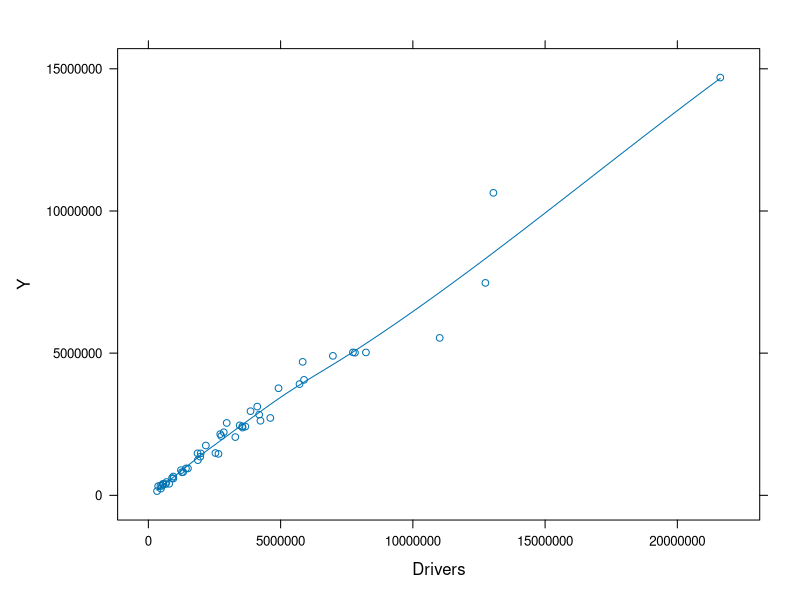
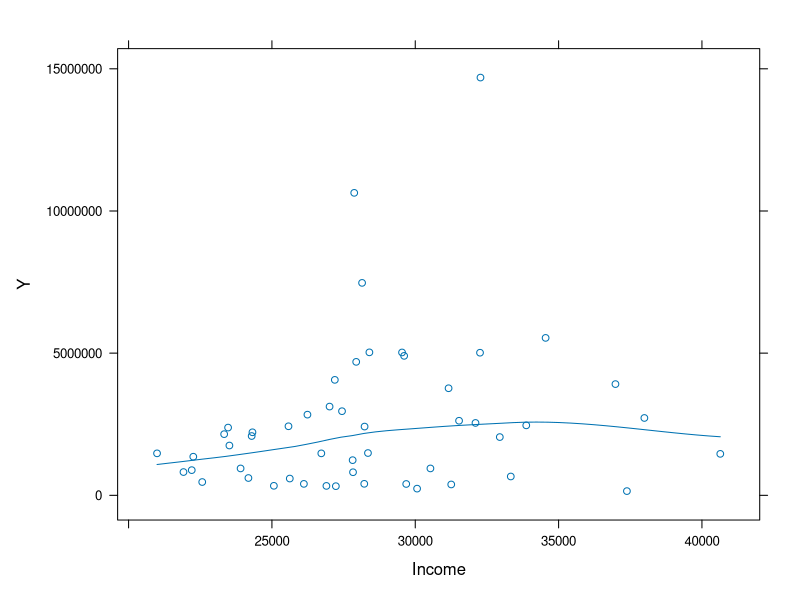
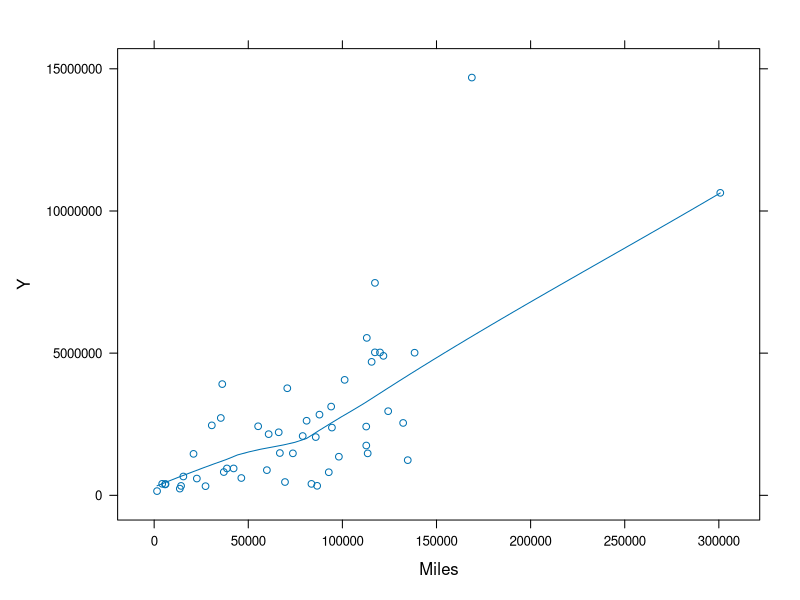
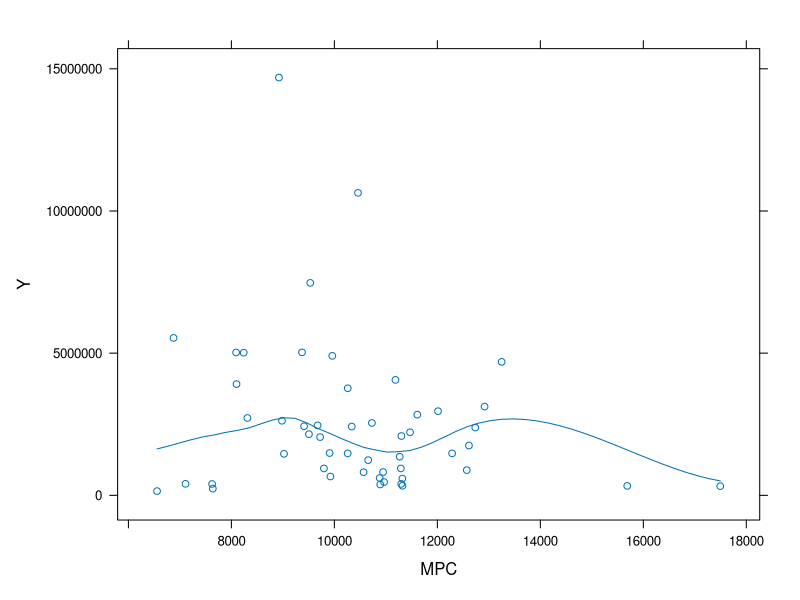
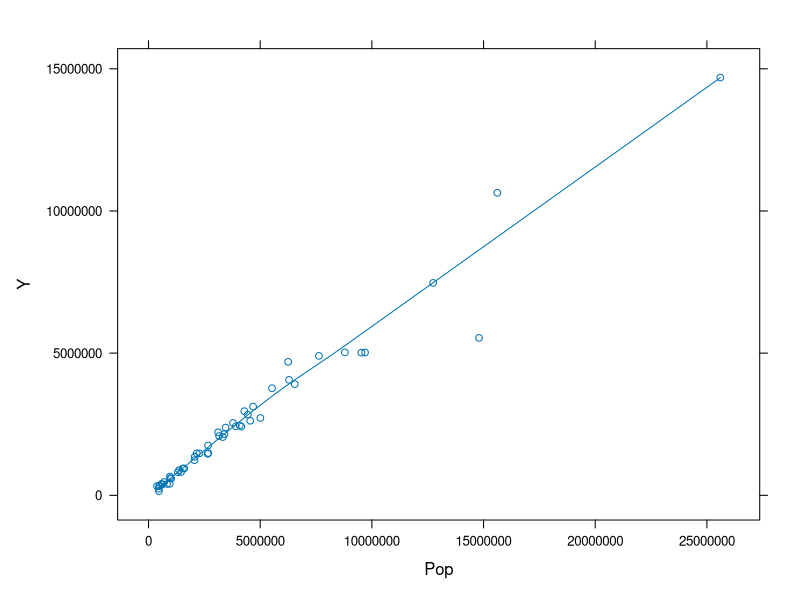
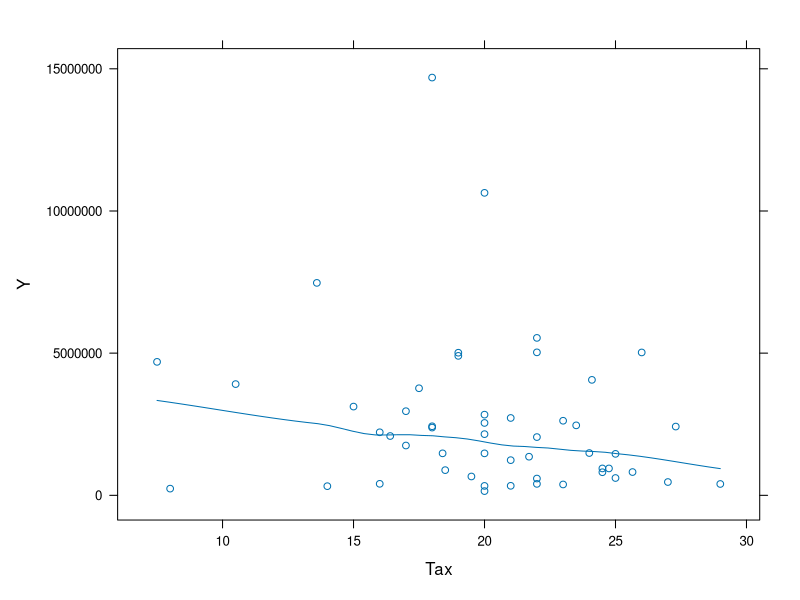
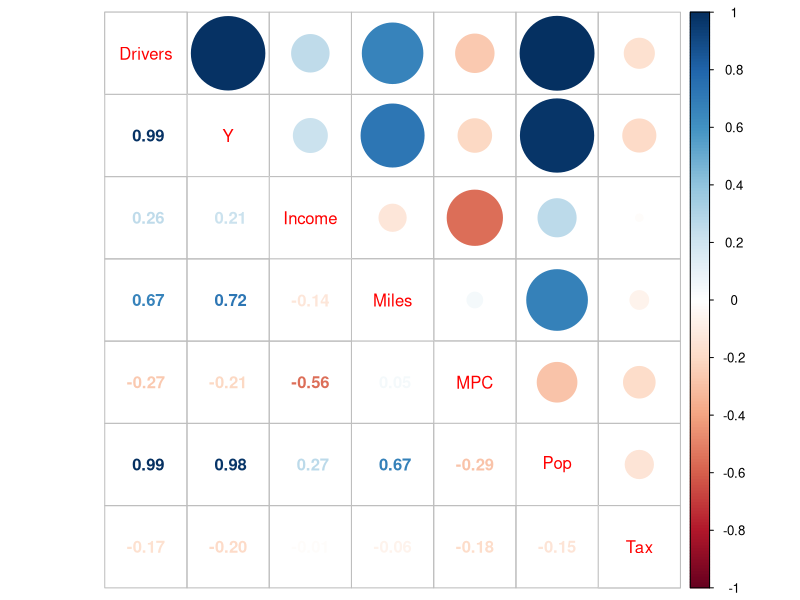
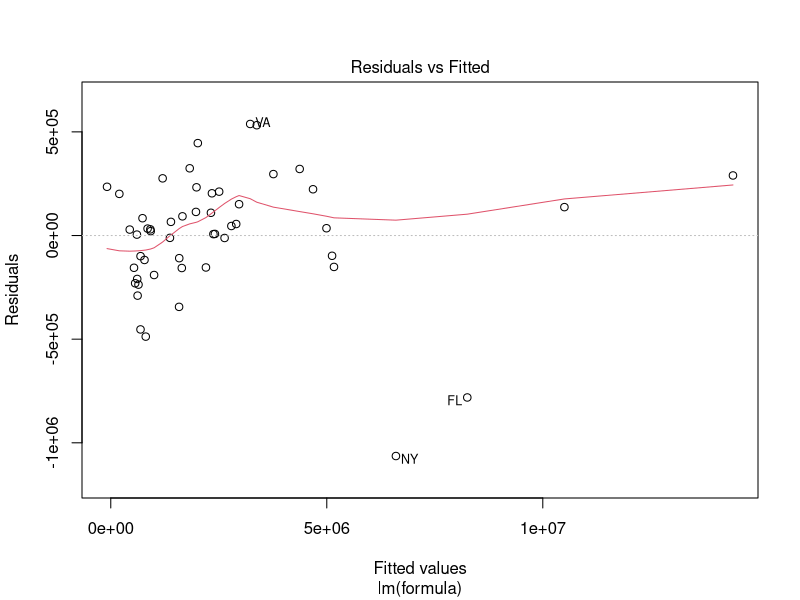

Write the R code that produced these figures, in order.
## ---- chunk 1
library(knitr)
library(lattice)
library(MASS)
library(e1071)
library(corrplot)
library(latticeExtra)
## ---- chunk 2
df <- read.table("../data/2.txt")
names(df)[names(df)=="FuelC"] <- "Y"
## ---- chunk 3
plotVariable <- function(param) {
  formula <- reformulate(termlabels = param, response = 'Y')
  xyplot(formula, panel=function(...) {  
  panel.xyplot(...)
  panel.loess(...)
  }, data = df, xlab = param, ylab = "Y")
}

plotVariables <- function(y.column.index=1) {
  for (i in colnames(df)[-y.column.index]) {
    print(plotVariable(i)) 
  }
}
## ---- chunk 4
estimateModel <- function(formula) {
  model <- lm(formula, df)
  print(AIC(model))
  print(summary(model))
  print(tune(lm, as.formula(model), data = df, tunecontrol = tune.control(cross = nrow(df))))
  return(model)
}
## ---- chunk 5
plotVariables(2)
## ---- chunk 6
corrplot.mixed(cor(df), tl.cex=1)
## ---- chunk 7
estimateModel(Y ~ Drivers + Income + Miles + MPC + Tax)
estimateModel(Y ~ Drivers + log(Income) + Miles + MPC + Tax)
m1 <- estimateModel(Y ~ log(Income)*MPC + Drivers*Miles + Tax)
## ---- chunk 8
plot(m1)
## ---- chunk 9
df <- df[!(rownames(df) %in% c("TX", "CA", "NY", "FL", "DC")),]
## ---- chunk 10
m2 <- estimateModel(Y ~ log(Income)*MPC + Drivers*Miles + Tax)
plot(m2)
